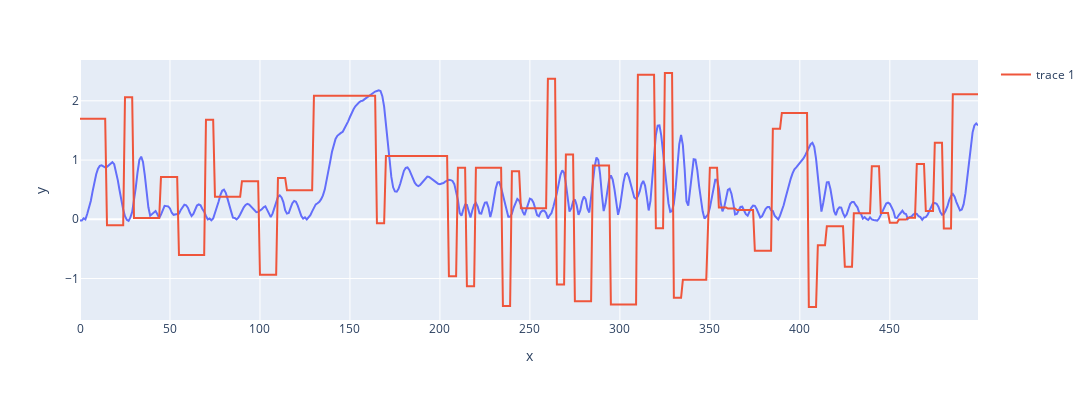

Notebook code for this chart:
### Markdown cell above
## preparação

### Code cell
mat_content2 = sc.loadmat("../data/DATAUNIF.MAT")

print(mat_content2.keys())
u11 = mat_content2['u11']
z11 = mat_content2['z11']

u12 = mat_content2['u12']
z12 = mat_content2['z12']


t = np.arange(0, 500, 1)#np.arange(0, 10, 0.02)
fig=px.line(x=t, y=np.squeeze(z11), height=400, width=1300)
fig.add_scatter(x=t, y=np.squeeze(u11), mode='lines')
#fig.add_scatter(x=t, y=np.squeeze(zc11), mode='lines')

fig.show()

### Figure 1 — Plotly figure (JSON) as saved in the notebook; plotly's stock layout.template omitted (floating-point values rounded to 4 significant figures; data arrays with more than 128 entries replaced by an {"elided": "..."} marker saying what was removed)
{"data": [{"hovertemplate": "x=%{x}<br>y=%{y}<extra></extra>", "legendgroup": "", "line": {"color": "#636efa", "dash": "solid"}, "marker": {"symbol": "circle"}, "mode": "lines", "name": "", "orientation": "v", "showlegend": false, "type": "scatter", "x": {"elided": "500 int values"}, "xaxis": "x", "y": {"elided": "500 float values"}, "yaxis": "y"}, {"mode": "lines", "type": "scatter", "x": {"elided": "500 int values"}, "y": {"elided": "500 float values"}}], "layout": {"height": 400, "legend": {"tracegroupgap": 0}, "margin": {"t": 60}, "width": 1300, "xaxis": {"anchor": "y", "domain": [0, 1], "title": {"text": "x"}}, "yaxis": {"anchor": "x", "domain": [0, 1], "title": {"text": "y"}}}}
